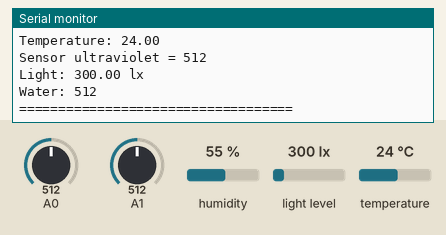
The sketch below on a simulated Arduino Uno, built with avr-gcc and run on an emulated ATmega328P. Parts: the last lines printed to the serial monitor. The test bench sets the inputs (shaded band); at power-on: humidity 55 %, light level 300 lx, A0 = 512, A1 = 512, temperature 24 °C.

Above: at 5.8 s.
5.9 s: humidity set to 22 %
11.9 s: light level set to 40 lx
At 16.1 s:
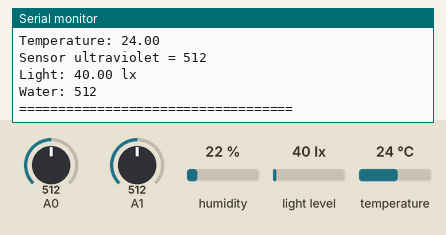
17.9 s: A0 set to 716
23.9 s: A1 set to 716
At 26.6 s:
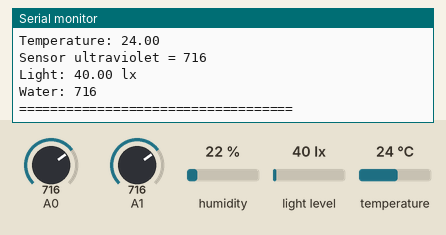
29.9 s: temperature set to 12 °C
35.9 s: light level set to 500 lx
At 41.2 s:
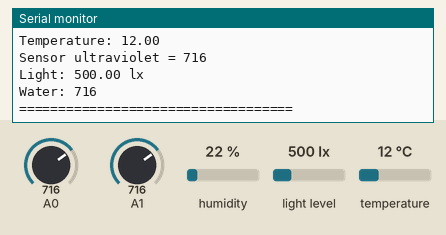
Timing chart, 0 to 42.7 s (numbered marks = the images above; inputs shaded):
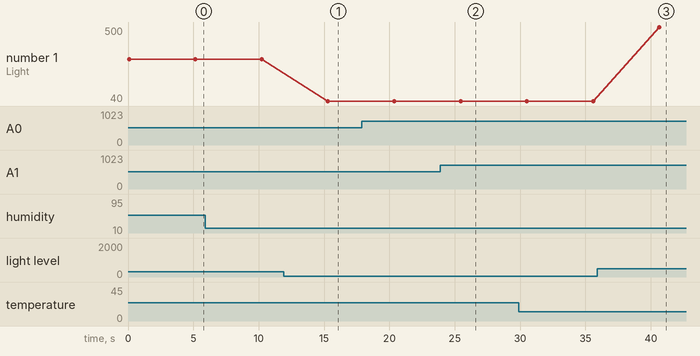

The sketch:

main.ino
```cpp
  #include <DHT.h>
  DHT dht(A2, DHT22);
  #include <BH1750.h> // подключаем библиотеку для датчика
  #include <Wire.h> // подключаем библиотеку для работы с I2C
  BH1750 lightMeter;
  void setup() {
    pinMode(A1, INPUT);
    Serial.begin(9600);
    dht.begin();
    Wire.begin(); // инициализируем шину I2C (библиотека BH1750 этого не делает автоматически)
    lightMeter.begin(); // инициализируем датчик
    Serial.println(F("BH1750 Test begin"));
  }

  void loop() {
    float h = dht.readHumidity();
    float t = dht.readTemperature();

    // выводим температуру (t) и влажность (h) на жк дисплей
    Serial.print("Humidity: ");
    Serial.println(h);
    Serial.print("Temperature: ");
    Serial.println(t);

    int sensorValue = analogRead(A0);

    Serial.print("Sensor ultraviolet = ");
    Serial.println(sensorValue);
    float lux = lightMeter.readLightLevel(); // считываем уровень освещённости
    Serial.print("Light: ");
    Serial.print(lux);
    Serial.println(" lx");
    int water = analogRead(A1);
    Serial.print("Water: ");
    Serial.println(water);
    Serial.println("===================================");
    delay(5000);
  }
```

Measured:
- after the input at 11.9 s, the serial monitor: prints a new line after 3.4 s (image 1)
- after the input at 23.9 s, the serial monitor: prints a new line after 1.6 s (image 2)
- after the input at 35.9 s, the serial monitor: prints a new line after 4.8 s (image 3)
- plotted number 1: 300 → 40 after the input at 11.9 s, 40 → 500 after the input at 35.9 s
